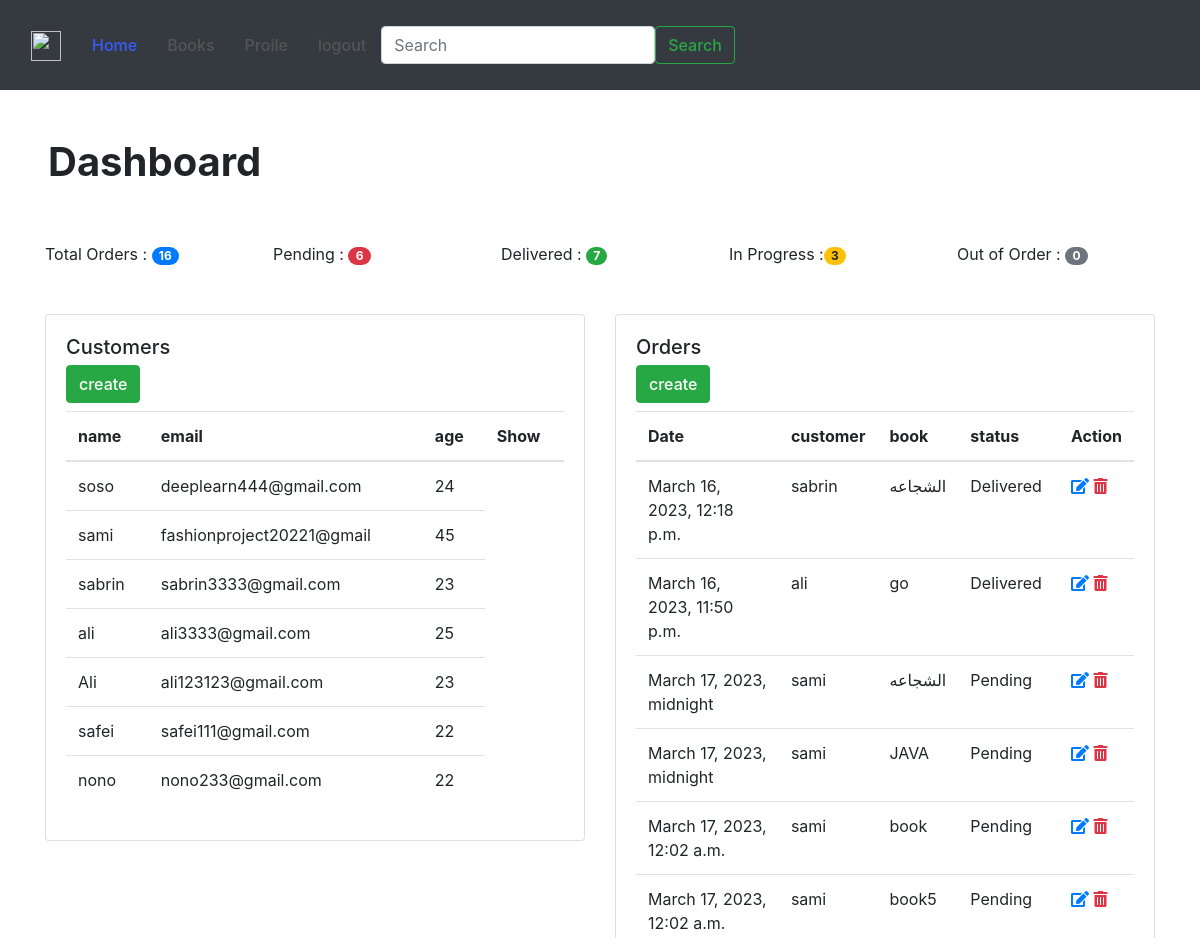
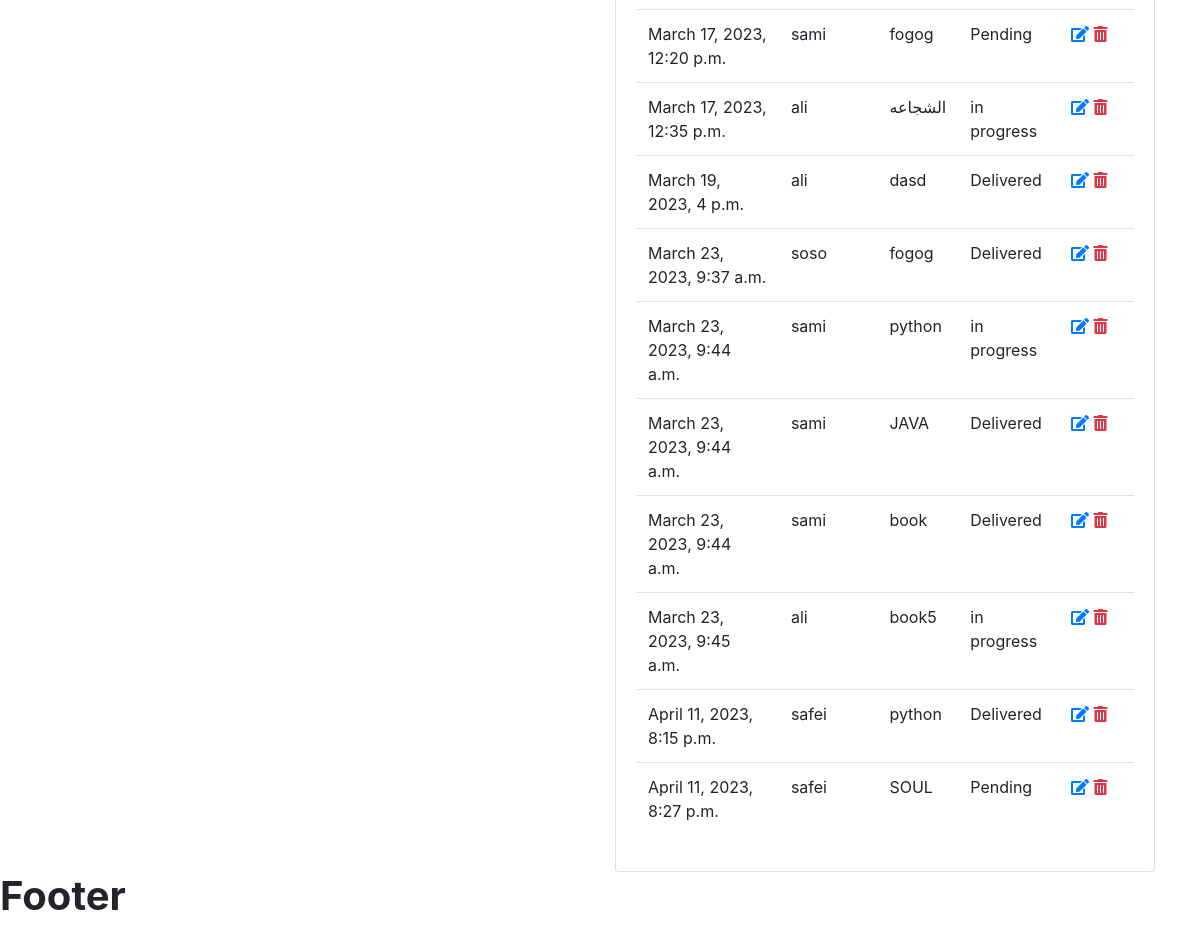
The page / on the database its author committed (2 pictures, top to bottom).
### bookstore/models.py (models this page shows)
class Customer(models.Model):
    user=models.OneToOneField(User,null=True , on_delete=models.CASCADE)
    name=models.CharField(max_length=190 , null=True)
    email=models.CharField(max_length=190 , null=True)
    phone=models.CharField(max_length=190 , null=True)
    avatar = models.ImageField(blank=True, null=True, default="preson.png")
    age=models.CharField(max_length=190 , null=True)
    date_created=models.DateTimeField(auto_now_add=True , null=True)
    def __str__(self):
        return self.name

class Order(models.Model):
    STATUS= (
        ('Pending','Pending'),
        ('Delivered','Delivered'),
        ('in progress','in progress'),
        ('out of order','out of order')
    )
    customer = models.ForeignKey(Customer, null=True, on_delete=models.SET_NULL)
    book = models.ForeignKey(Book, null=True, on_delete=models.SET_NULL)
    tags = models.ManyToManyField(Tag)
    date_created = models.DateTimeField(auto_now_add=True, null=True)
    status =  models.CharField(max_length=200, null=True,choices=STATUS)

class Book(models.Model):
    CATEGORY = (
        ('Classics','Classics'),
        ('Comic Book','Comic Book'),
        ('Fantasy','Fantasy'),
        ('spiritual','spiritual'),
        ('علوم روحية','علوم روحية'),
        (' out mind','out mind')
    )
    name = models.CharField(max_length=190, null=True)
    author = models.CharField(max_length=190, null=True)
    price = models.FloatField( null=True)
    image = models.ImageField(blank=True, null=True ,default="book2.png")
    file=models.FileField(blank=True, null=True)
    category = models.CharField(max_length=190, null=True, choices=CATEGORY)
    description = models.CharField(max_length=200, null=True)
    tags = models.ManyToManyField(Tag)
    date_created = models.DateTimeField(auto_now_add=True, null=True)
    def __str__(self):
         return self.name

### bookstore/views.py (the view)
# urls.py: path('', views.home, name="home"),
def home(request ):
    customer=Customer.objects.all()
    order=Order.objects.all()
    t_order=order.count()
    p_order=order.filter(status='Pending').count()
    d_order=order.filter(status='Delivered').count()
    in_order=order.filter(status='in progress').count()
    out_order=order.filter(status='out of order').count()
    context={'reqcustomer':customer,
             'reqorder':order,
             't_order':t_order,
             'p_order':p_order,
             'd_order':d_order,
             'in_order':in_order,
             'out_order':out_order}
    return render(request ,'bookstore/dashboard.html',context)

### bookstore/templates/bookstore/dashboard.html (shortened to what this page needs)
{% extends 'bookstore/main.html'%}
{% block content %}
<h1 class="p-5">Dashboard</h1>
<div class="container pb-5">
  <div class="row">
    <div class="col-sm">
      Total Orders : <span class="badge badge-pill badge-primary">{{t_order}}</span>
    </div>
    <div class="col-sm">
    Pending : <span class="badge badge-pill badge-danger">{{p_order}}</span>
    </div>
    <div class="col-sm">
     Delivered : <span class="badge badge-pill badge-success">{{d_order}}</span>
    </div>
    <div class="col-sm">
     In Progress :<span class="badge badge-pill badge-warning"> {{in_order}}</span>
    </div>
    <div class="col-sm">
      Out of Order : <span class="badge badge-pill badge-secondary">{{out_order}}</span>
    </div>
  </div>
</div>
<div class="container">
  <div class="row">
    <div class="col">
     <div class="card"  >
  <div class="card-body">
    <h5 class="card-title">Customers  </h5>
    <h6 class="card-subtitle mb-2 text-muted"><a class="btn btn-success"  href="#">create</a></h6>
<table class="table ">
  <thead>
    <tr>
      <th scope="col">name</th>
      <th scope="col">email</th>
      <th scope="col">age</th>
      <th scope="col">Show</th>
    </tr>
  </thead>
  <tbody>
      {% for item in reqcustomer  %}
        <tr>
      <td>{{item.name}}</td>
      <td>{{item.email}}</td>
      <td>{{item.age}}</td>
       </tr>
      {% endfor %}
  </tbody>
</table>
  </div>
</div>
    </div>
    <div class="col">
     <div class="card"  >
  <div class="card-body">
    <h5 class="card-title">Orders</h5>
      <h6 class="card-subtitle mb-2 text-muted"><a class="btn btn-success" href="{% url 'create' %}">create</a></h6>
<table class="table ">
  <thead>
    <tr>
     <th scope="col">Date</th>
      <th scope="col">customer</th>
      <th scope="col">book</th>
      <th scope="col">status</th>
      <th scope="col">Action</th>
    </tr>
  </thead>
  <tbody>
      {% for item in reqorder  %}
        <tr>
         <td>{{item.date_created}}</td>
      <td>{{item.customer}}</td>
      <td>{{item.book}}</td>
      <td>{{item.status}}</td>
       <td>
       <a href="{% url 'update' item.id  %}"><i class="fas fa-edit"></i></a>
       <a class="text-danger" href="{% url 'delete' item.id  %}"><i class="fas fa-trash-alt"></i></a>
       </td>
       </tr>
      {% endfor %}
  </tbody>
</table>
  </div>
</div>   </div>
  </div>
</div>
{% endblock %}

### bookstore/templates/bookstore/main.html (shortened to what this page needs)
{% load static %}
<!DOCTYPE html>
<html>
<head>
<link rel="stylesheet" href="https://stackpath.bootstrapcdn.com/bootstrap/4.5.2/css/bootstrap.min.css">
<link rel="stylesheet" href="https://pro.fontawesome.com/releases/v5.10.0/css/all.css"/>
<link rel='stylesheet' type="text/css" href="{% static '/css/style.css'  %}">
{% include 'bookstore/navbar.html' %}
{% block content %}
{% endblock %}
 <h1>Footer</h1>
</body>
</html>

### bookstore/templates/bookstore/navbar.html (shortened to what this page needs)
{% load static   %}
<nav class="navbar navbar-expand-lg bg-dark">
  <div class="container-fluid">
    <a class="navbar-brand" href="{% url 'home' %}">
    <img src="{% static '/image/book.png'  %}" width="30" height="30" alt="" loading="lazy">
  </a>
    <div class="collapse navbar-collapse" id="navbarSupportedContent">
      <ul class="navbar-nav me-auto mb-2 mb-lg-0">
        <li class="nav-item">
          <a class="nav-link active" aria-current="page" href="{% url 'home' %}">Home</a>
        </li>
        <li class="nav-item">
          <a class="nav-link" href="{% url 'book'  %}">Books</a>
        </li>
        <li class="nav-item">
          <a class="nav-link" href="{% url 'profileInfo'  %}"> Proile  </a>
        </li>
        <li class="nav-item">
          <a class="nav-link" href="{% url 'UserLogout'  %}">logout</a>
        </li>
      </ul>
      <form class="d-flex" role="search">
        <input class="form-control me-2" type="search" placeholder="Search" aria-label="Search">
        <button class="btn btn-outline-success" type="submit">Search</button>
      </form>
    </div>
  </div>
</nav>

### static/css/style.css (style rules this page uses)
:root { --primary: #355EFC; --secondary: #E93C05; --tertiary: #555555; --light: #DFE4FD; --dark: #011A41; }
h1, .h1, h2, .h2, .fw-bold { font-weight: 700 !important; }
h5, .h5, h6, .h6, .fw-semi-bold { font-weight: 500 !important; }
.btn { transition: .5s; font-weight: 500; }
.navbar .navbar-nav .nav-link { padding: 25px 15px; color: var(--tertiary); font-weight: 500; outline: none; }
.navbar .navbar-nav .nav-link:hover, .navbar .navbar-nav .nav-link.active { color: var(--primary); }

### rows shown on the page
Customer: name "soso", email "deeplearn444@gmail.com", age "24"
Customer: name "sami", email "fashionproject20221@gmail", age "45"
Customer: name "sabrin", email "sabrin3333@gmail.com", age "23"
Customer: name "ali", email "ali3333@gmail.com", age "25"
Customer: name "Ali", email "ali123123@gmail.com", age "23"
Customer: name "safei", email "safei111@gmail.com", age "22"
Customer: name "nono", email "nono233@gmail.com", age "22"
Order: date_created "March 16, 2023, 12:18 p.m.", customer "sabrin", book "الشجاعه", status "Delivered"
Order: date_created "March 16, 2023, 11:50 p.m.", customer "ali", book "go", status "Delivered"
Order: date_created "March 17, 2023, midnight", customer "sami", book "الشجاعه", status "Pending"
Order: date_created "March 17, 2023, midnight", customer "sami", book "JAVA", status "Pending"
Order: date_created "March 17, 2023, 12:02 a.m.", customer "sami", book "book", status "Pending"
Order: date_created "March 17, 2023, 12:02 a.m.", customer "sami", book "book5", status "Pending"
Order: date_created "March 17, 2023, 12:20 p.m.", customer "sami", book "fogog", status "Pending"
Order: date_created "March 17, 2023, 12:35 p.m.", customer "ali", book "الشجاعه", status "in progress"
Order: date_created "March 19, 2023, 4 p.m.", customer "ali", book "dasd", status "Delivered"
Order: date_created "March 23, 2023, 9:37 a.m.", customer "soso", book "fogog", status "Delivered"
Order: date_created "March 23, 2023, 9:44 a.m.", customer "sami", book "python", status "in progress"
Order: date_created "March 23, 2023, 9:44 a.m.", customer "sami", book "JAVA", status "Delivered"
Order: date_created "March 23, 2023, 9:44 a.m.", customer "sami", book "book", status "Delivered"
Order: date_created "March 23, 2023, 9:45 a.m.", customer "ali", book "book5", status "in progress"
Order: date_created "April 11, 2023, 8:15 p.m.", customer "safei", book "python", status "Delivered"
Order: date_created "April 11, 2023, 8:27 p.m.", customer "safei", book "SOUL", status "Pending"

### other values the page prints
{{ t_order }} "16"
{{ p_order }} "6"
{{ d_order }} "7"
{{ in_order }} "3"
{{ out_order }} "0"
